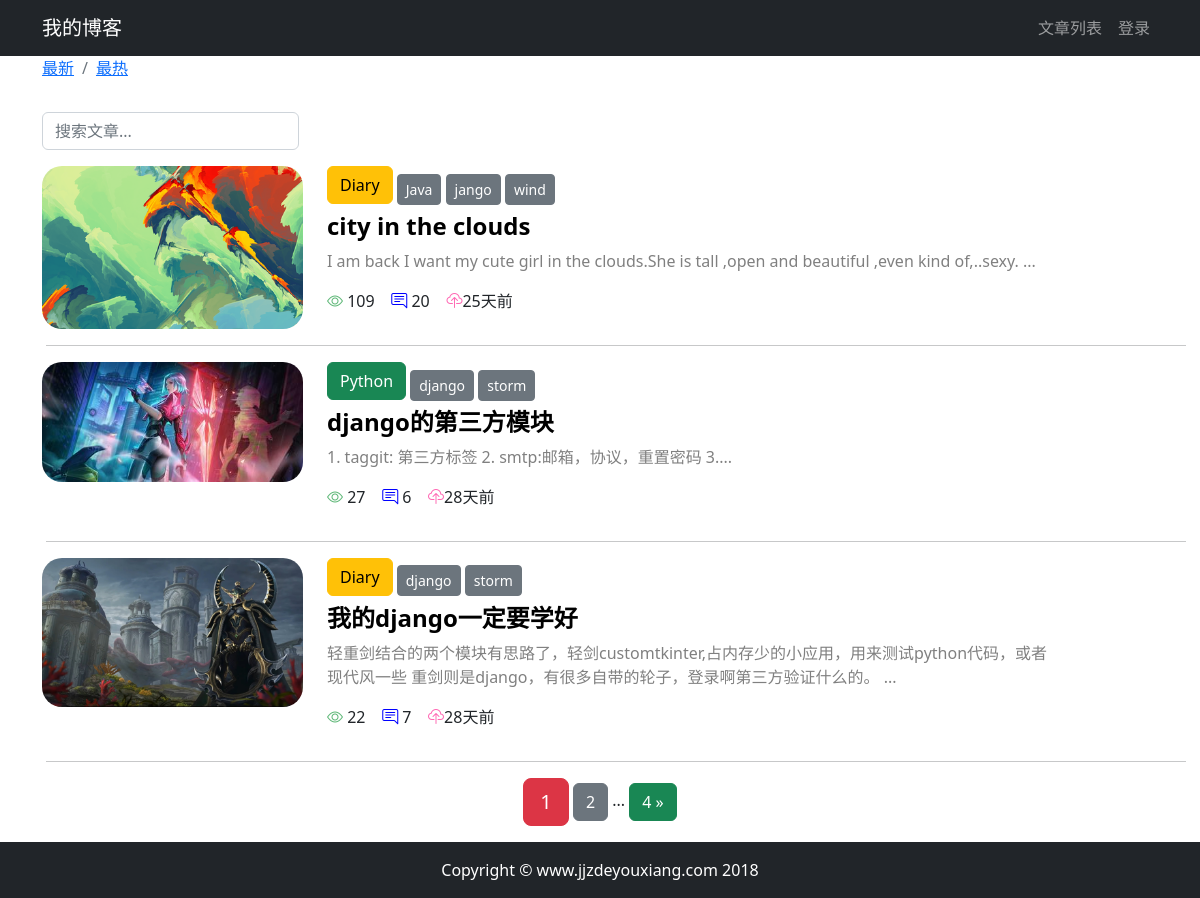
The app's page /, older data.
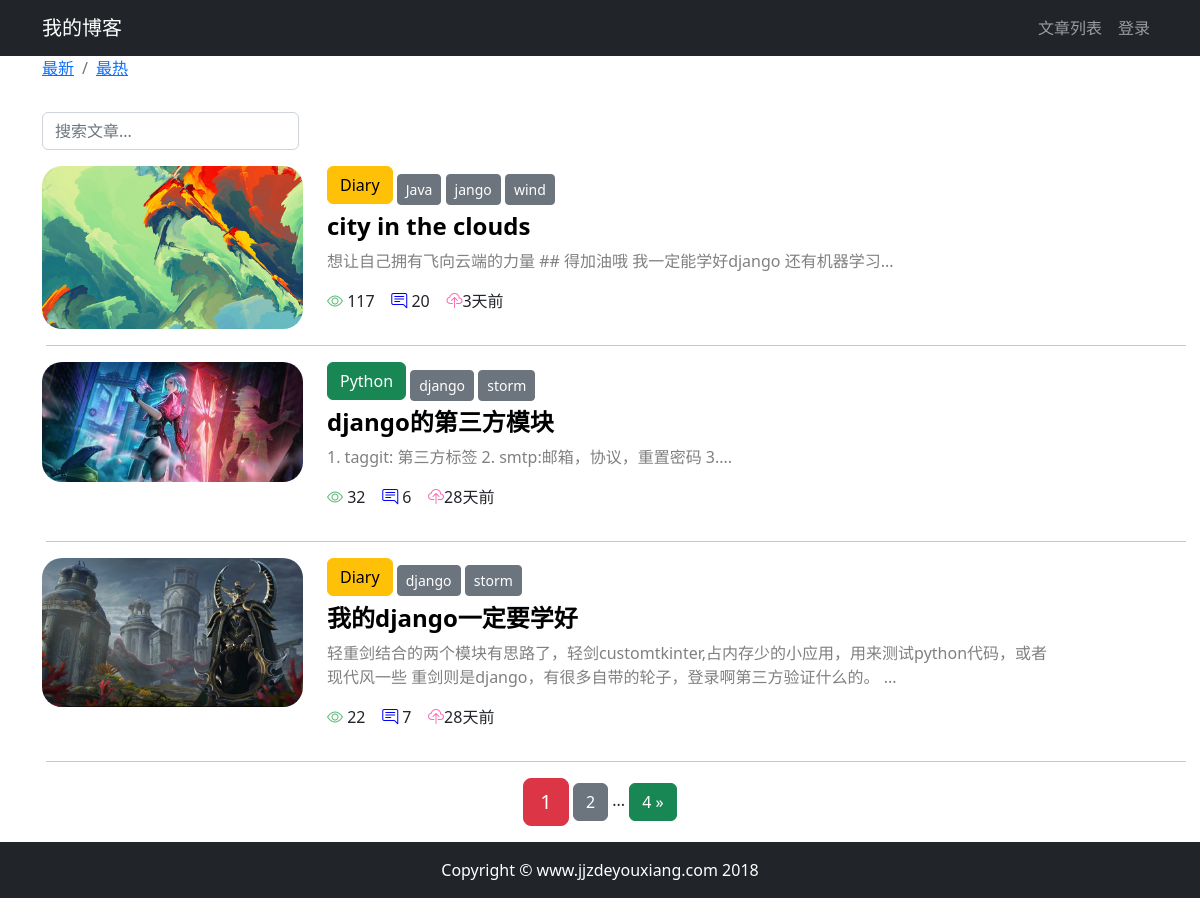
The same page, newer data.
### article/models.py (models this page shows, shortened)
class ArticlePost(models.Model):
    author = models.ForeignKey(User, on_delete=models.CASCADE)
    column = models.ForeignKey(ArticleColumn, on_delete=models.CASCADE, null=True, blank=True, related_name="articles")
    tags = TaggableManager(blank=True)
    total_views = models.PositiveIntegerField(default=0)
    title = models.CharField(max_length=200)
    avatar = models.ImageField(upload_to='article/%Y%m%d', blank=True, null=True)
    likes = models.PositiveIntegerField(default=0)
    content = models.TextField()
    created_time = models.DateTimeField(default=timezone.now)
    updated_time = models.DateTimeField(auto_now=True)
    class Meta:  # class Meta提供元数据，也就是内部数据，这些信息不是某篇文章私有，而是整张表的共同行为。
        ordering = ('-created_time',)

class ArticleColumn(models.Model):
    title = models.CharField(max_length=200)
    created_at = models.DateTimeField(auto_now_add=True)
    def __str__(self):
        return self.title

### article/views.py (the view)
# urls.py: path("",article_list,name="home"),
def article_list(request):
    search = request.GET.get('search')
    order = request.GET.get('order')
    column = request.GET.get('column')
    tag = request.GET.get('tag')
    article_listing = ArticlePost.objects.all()
    if search:
        from django.db.models import Q
        article_listing = article_listing.filter(Q(content__icontains=search) |
                                                 Q(title__icontains=search))
    else:
        search = ''
    if column is not None and column.isdigit(): # isdigit()表示非负整数，因为这里是外键
        print("开始按栏目排序")
        article_listing = article_listing.filter(column=column)
    else:
        column = ''
    if tag and tag != 'None':
        article_listing = article_listing.filter(tags__name__in=[tag])
    if order == 'hot':
        article_listing = article_listing.order_by("-total_views")
    article_paginator = Paginator(article_listing, 3)
    page_number = request.GET.get('page')
    articles = article_paginator.get_page(page_number)
    return render(request, 'article/article_list.html',
                  context={"articles": articles,
                           'order': order,
                           'search': search,
                           'column': column})

### article/templatetags/my_filters_and_tags.py (called while the page is built)
@register.filter(name='timesince_zh')
def time_since_zh(value):
    now = timezone.now()
    diff = now - value
    if diff.days == 0 and diff.seconds >= 0 and diff.seconds < 60:
        return '刚刚'
    if diff.days == 0 and diff.seconds >= 60 and diff.seconds < 3600:
        return str(math.floor(diff.seconds / 60)) + "分钟前"
    if diff.days == 0 and diff.seconds >= 3600 and diff.seconds < 86400:
        return str(math.floor(diff.seconds / 3600)) + "小时前"
    if diff.days >= 1 and diff.days < 30:
        return str(diff.days) + "天前"
    if diff.days >= 30 and diff.days < 365:
        return str(math.floor(diff.days / 30)) + "个月前"
    if diff.days >= 365:
        return str(math.floor(diff.days / 365)) + "年前"

### article/templates/article/article_list.html (shortened to what the changed rows need)
{% extends "base.html" %}
{% load my_filters_and_tags %}
{% block content %}
    <div class="container">
        <div class="row mt-2">
            {% for article in articles %}
                {% if article.avatar %}
                    <div class="col-3">
                        <img src="{{ article.avatar.url }}"
                             alt="avatar"
                             style="max-width:100%; border-radius: 20px"
                        >
                    </div>
                {% endif %}
                <div class="col-8">
                    {% if article.column %}
                        <a role="button" href="{% url "article:article_list" %}?column={{ article.column.id }}" type="button"
                                class="btn mb-2
                        {% if article.column.title == 'Python' %}
                            btn-success
                        {% elif article.column.title == 'Java' %}
                            btn-danger
                        {% elif article.column.title == 'Diary' %}
                            btn-warning
                        {% else %}
                            btn-dark
                        {% endif %}
                    ">
                            {{ article.column }}
                        </a>
                    {% endif %}
                    <span>
                        {% for tag in article.tags.all %}
                            <a href="{% url "article:article_list" %}?tag={{ tag }}&order={{ order }}&search={{ search }}&column={{ column }}"
                               class="btn-secondary btn btn-sm"
                               style="text-decoration: none;">
                                {{ tag }}
                            </a>
                        {% endfor %}
                    </span>
                    <h4>
                        <b>
                            <a href="{% url "article:article_detail" article.id %}"
                               style="color: black;text-decoration:none;">{{ article.title }}</a>
                        </b>
                    </h4>
                    <div>
                        <p style="color: gray;">
                            {{ article.content |slice:'100' }}...
                        </p>
                    </div>
                    <p >
                        <span class="">
                           <i class="bi bi-eye justify-content-center" style="color: #5fb878"></i>
                            {{ article.total_views }}&nbsp;&nbsp;&nbsp;
                        </span>
                        <span>
                           <i class="bi bi-chat-right-text" style="color: blue"></i>
                            {{ article.article_comment.count }}&nbsp;&nbsp;&nbsp;
                        </span>
                        <span>
                            <i class="bi bi-cloud-upload"
                               style="color: hotpink;"></i>{{ article.updated_time|timesince_zh }}&nbsp;&nbsp;&nbsp;
                        </span>
                    </p>
                </div>
                <hr class="m-3" style="width: 100%;"/>
            {% endfor %}
        </div>
    </div>
{% endblock content %}

Row changes from the older to the newer data that the page shows:
changed ArticlePost "city in the clouds": content "I am back I want my cute girl in the clouds.She is tall ,open and beautiful ,even kind of,..sexy." → "想让自己拥有飞向云端的力量 ## 得加油哦 我一定能学好django 还有机器学习"; total_views "109" → "117"; updated_time "25天前" → "3天前"
changed ArticlePost "django的第三方模块": total_views "27" → "32"
